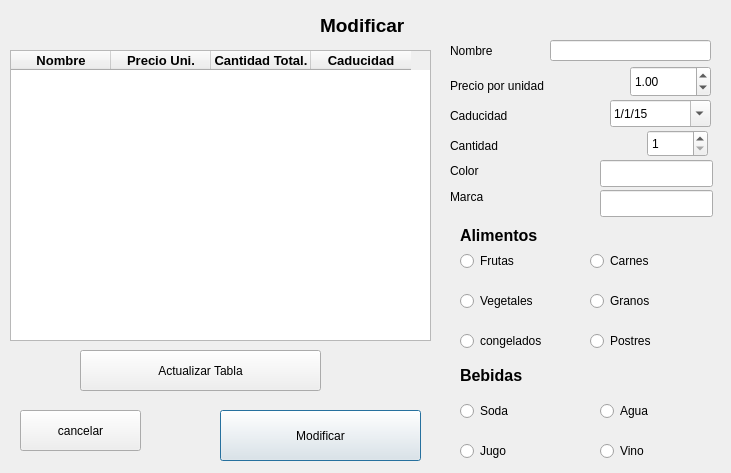
<?xml version="1.0" encoding="UTF-8"?>
<ui version="4.0">
 <class>modificar</class>
 <widget class="QDialog" name="modificar">
  <property name="geometry">
   <rect>
    <x>0</x>
    <y>0</y>
    <width>731</width>
    <height>473</height>
   </rect>
  </property>
  <property name="windowTitle">
   <string>Dialog</string>
  </property>
  <widget class="QLabel" name="label">
   <property name="geometry">
    <rect>
     <x>320</x>
     <y>10</y>
     <width>101</width>
     <height>31</height>
    </rect>
   </property>
   <property name="font">
    <font>
     <pointsize>14</pointsize>
     <weight>75</weight>
     <bold>true</bold>
    </font>
   </property>
   <property name="text">
    <string>Modificar</string>
   </property>
  </widget>
  <widget class="QPushButton" name="bt_terminar">
   <property name="geometry">
    <rect>
     <x>220</x>
     <y>410</y>
     <width>201</width>
     <height>51</height>
    </rect>
   </property>
   <property name="text">
    <string>Modificar</string>
   </property>
  </widget>
  <widget class="QTableWidget" name="tb_productos">
   <property name="geometry">
    <rect>
     <x>10</x>
     <y>50</y>
     <width>421</width>
     <height>291</height>
    </rect>
   </property>
   <column>
    <property name="text">
     <string>Nombre</string>
    </property>
    <property name="font">
     <font>
      <pointsize>10</pointsize>
      <weight>75</weight>
      <bold>true</bold>
     </font>
    </property>
   </column>
   <column>
    <property name="text">
     <string>Precio Uni.</string>
    </property>
    <property name="font">
     <font>
      <pointsize>10</pointsize>
      <weight>75</weight>
      <bold>true</bold>
     </font>
    </property>
   </column>
   <column>
    <property name="text">
     <string>Cantidad Total.</string>
    </property>
    <property name="font">
     <font>
      <pointsize>10</pointsize>
      <weight>75</weight>
      <bold>true</bold>
     </font>
    </property>
   </column>
   <column>
    <property name="text">
     <string>Caducidad</string>
    </property>
    <property name="font">
     <font>
      <pointsize>10</pointsize>
      <weight>75</weight>
      <bold>true</bold>
     </font>
    </property>
   </column>
  </widget>
  <widget class="QPushButton" name="pushButton">
   <property name="geometry">
    <rect>
     <x>80</x>
     <y>350</y>
     <width>241</width>
     <height>41</height>
    </rect>
   </property>
   <property name="text">
    <string>Actualizar Tabla</string>
   </property>
  </widget>
  <widget class="QRadioButton" name="rd_carnes">
   <property name="geometry">
    <rect>
     <x>590</x>
     <y>250</y>
     <width>117</width>
     <height>22</height>
    </rect>
   </property>
   <property name="text">
    <string>Carnes</string>
   </property>
  </widget>
  <widget class="QRadioButton" name="rd_postres">
   <property name="geometry">
    <rect>
     <x>590</x>
     <y>330</y>
     <width>117</width>
     <height>22</height>
    </rect>
   </property>
   <property name="text">
    <string>Postres</string>
   </property>
  </widget>
  <widget class="QRadioButton" name="rd_frutas">
   <property name="geometry">
    <rect>
     <x>460</x>
     <y>250</y>
     <width>111</width>
     <height>22</height>
    </rect>
   </property>
   <property name="text">
    <string>Frutas</string>
   </property>
  </widget>
  <widget class="QRadioButton" name="rd_congelados">
   <property name="geometry">
    <rect>
     <x>460</x>
     <y>330</y>
     <width>121</width>
     <height>22</height>
    </rect>
   </property>
   <property name="text">
    <string>congelados</string>
   </property>
  </widget>
  <widget class="QLabel" name="label_7">
   <property name="geometry">
    <rect>
     <x>460</x>
     <y>360</y>
     <width>101</width>
     <height>31</height>
    </rect>
   </property>
   <property name="font">
    <font>
     <pointsize>12</pointsize>
     <weight>75</weight>
     <italic>false</italic>
     <bold>true</bold>
     <underline>false</underline>
     <strikeout>false</strikeout>
    </font>
   </property>
   <property name="text">
    <string>Bebidas</string>
   </property>
  </widget>
  <widget class="QRadioButton" name="rd_vegetales">
   <property name="geometry">
    <rect>
     <x>460</x>
     <y>290</y>
     <width>111</width>
     <height>22</height>
    </rect>
   </property>
   <property name="text">
    <string>Vegetales</string>
   </property>
  </widget>
  <widget class="QRadioButton" name="rd_sodas">
   <property name="geometry">
    <rect>
     <x>460</x>
     <y>400</y>
     <width>117</width>
     <height>22</height>
    </rect>
   </property>
   <property name="text">
    <string>Soda</string>
   </property>
  </widget>
  <widget class="QRadioButton" name="rd_agua">
   <property name="geometry">
    <rect>
     <x>600</x>
     <y>400</y>
     <width>117</width>
     <height>22</height>
    </rect>
   </property>
   <property name="text">
    <string>Agua</string>
   </property>
  </widget>
  <widget class="QLabel" name="label_6">
   <property name="geometry">
    <rect>
     <x>460</x>
     <y>220</y>
     <width>121</width>
     <height>31</height>
    </rect>
   </property>
   <property name="font">
    <font>
     <pointsize>12</pointsize>
     <weight>75</weight>
     <bold>true</bold>
    </font>
   </property>
   <property name="text">
    <string>Alimentos</string>
   </property>
  </widget>
  <widget class="QRadioButton" name="rd_granos">
   <property name="geometry">
    <rect>
     <x>590</x>
     <y>290</y>
     <width>117</width>
     <height>22</height>
    </rect>
   </property>
   <property name="text">
    <string>Granos</string>
   </property>
  </widget>
  <widget class="QRadioButton" name="rd_alcohol">
   <property name="geometry">
    <rect>
     <x>600</x>
     <y>440</y>
     <width>117</width>
     <height>22</height>
    </rect>
   </property>
   <property name="text">
    <string>Vino</string>
   </property>
  </widget>
  <widget class="QRadioButton" name="rd_jugos">
   <property name="geometry">
    <rect>
     <x>460</x>
     <y>440</y>
     <width>117</width>
     <height>22</height>
    </rect>
   </property>
   <property name="text">
    <string>Jugo</string>
   </property>
  </widget>
  <widget class="QLabel" name="label_3">
   <property name="geometry">
    <rect>
     <x>450</x>
     <y>70</y>
     <width>131</width>
     <height>31</height>
    </rect>
   </property>
   <property name="text">
    <string>Precio por unidad</string>
   </property>
  </widget>
  <widget class="QLineEdit" name="txt_nombreP">
   <property name="geometry">
    <rect>
     <x>550</x>
     <y>40</y>
     <width>161</width>
     <height>21</height>
    </rect>
   </property>
  </widget>
  <widget class="QDateEdit" name="sp_caducidad">
   <property name="geometry">
    <rect>
     <x>610</x>
     <y>100</y>
     <width>101</width>
     <height>27</height>
    </rect>
   </property>
   <property name="dateTime">
    <datetime>
     <hour>0</hour>
     <minute>0</minute>
     <second>0</second>
     <year>2015</year>
     <month>1</month>
     <day>1</day>
    </datetime>
   </property>
   <property name="displayFormat">
    <string>d/M/yy</string>
   </property>
   <property name="calendarPopup">
    <bool>true</bool>
   </property>
  </widget>
  <widget class="QLabel" name="label_5">
   <property name="geometry">
    <rect>
     <x>450</x>
     <y>130</y>
     <width>91</width>
     <height>31</height>
    </rect>
   </property>
   <property name="text">
    <string>Cantidad</string>
   </property>
  </widget>
  <widget class="QLabel" name="label_2">
   <property name="geometry">
    <rect>
     <x>450</x>
     <y>40</y>
     <width>101</width>
     <height>21</height>
    </rect>
   </property>
   <property name="text">
    <string>Nombre</string>
   </property>
  </widget>
  <widget class="QSpinBox" name="sp_cantidad">
   <property name="geometry">
    <rect>
     <x>647</x>
     <y>130</y>
     <width>61</width>
     <height>27</height>
    </rect>
   </property>
   <property name="minimum">
    <number>1</number>
   </property>
   <property name="maximum">
    <number>1000</number>
   </property>
  </widget>
  <widget class="QLabel" name="label_4">
   <property name="geometry">
    <rect>
     <x>450</x>
     <y>100</y>
     <width>91</width>
     <height>31</height>
    </rect>
   </property>
   <property name="text">
    <string>Caducidad</string>
   </property>
  </widget>
  <widget class="QDoubleSpinBox" name="sp_precio">
   <property name="geometry">
    <rect>
     <x>630</x>
     <y>66</y>
     <width>81</width>
     <height>31</height>
    </rect>
   </property>
   <property name="value">
    <double>1.000000000000000</double>
   </property>
  </widget>
  <widget class="QLineEdit" name="txt_color">
   <property name="geometry">
    <rect>
     <x>600</x>
     <y>160</y>
     <width>113</width>
     <height>27</height>
    </rect>
   </property>
  </widget>
  <widget class="QLabel" name="label_9">
   <property name="geometry">
    <rect>
     <x>450</x>
     <y>186</y>
     <width>81</width>
     <height>21</height>
    </rect>
   </property>
   <property name="text">
    <string>Marca</string>
   </property>
  </widget>
  <widget class="QLabel" name="label_8">
   <property name="geometry">
    <rect>
     <x>450</x>
     <y>160</y>
     <width>81</width>
     <height>21</height>
    </rect>
   </property>
   <property name="text">
    <string>Color</string>
   </property>
  </widget>
  <widget class="QLineEdit" name="txt_marca">
   <property name="geometry">
    <rect>
     <x>600</x>
     <y>190</y>
     <width>113</width>
     <height>27</height>
    </rect>
   </property>
  </widget>
  <widget class="QPushButton" name="pushButton_2">
   <property name="geometry">
    <rect>
     <x>20</x>
     <y>410</y>
     <width>121</width>
     <height>41</height>
    </rect>
   </property>
   <property name="text">
    <string>cancelar</string>
   </property>
  </widget>
 </widget>
 <resources/>
 <connections>
  <connection>
   <sender>pushButton_2</sender>
   <signal>clicked()</signal>
   <receiver>modificar</receiver>
   <slot>close()</slot>
   <hints>
    <hint type="sourcelabel">
     <x>99</x>
     <y>428</y>
    </hint>
    <hint type="destinationlabel">
     <x>99</x>
     <y>405</y>
    </hint>
   </hints>
  </connection>
 </connections>
</ui>
